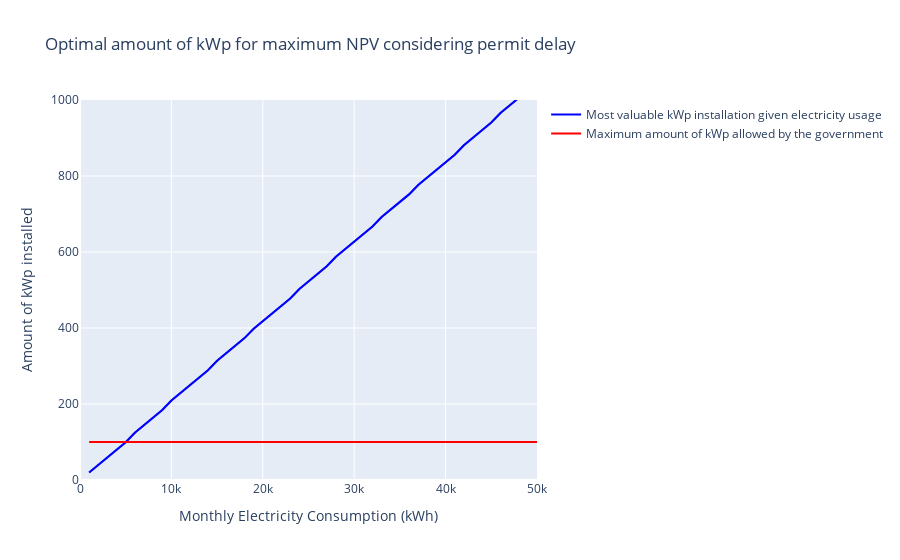

The cell this chart's notebook holds for it:
### Code cell
optimal_graph(monthly_electricity_consumption, kw_options, according_initial_cost)
